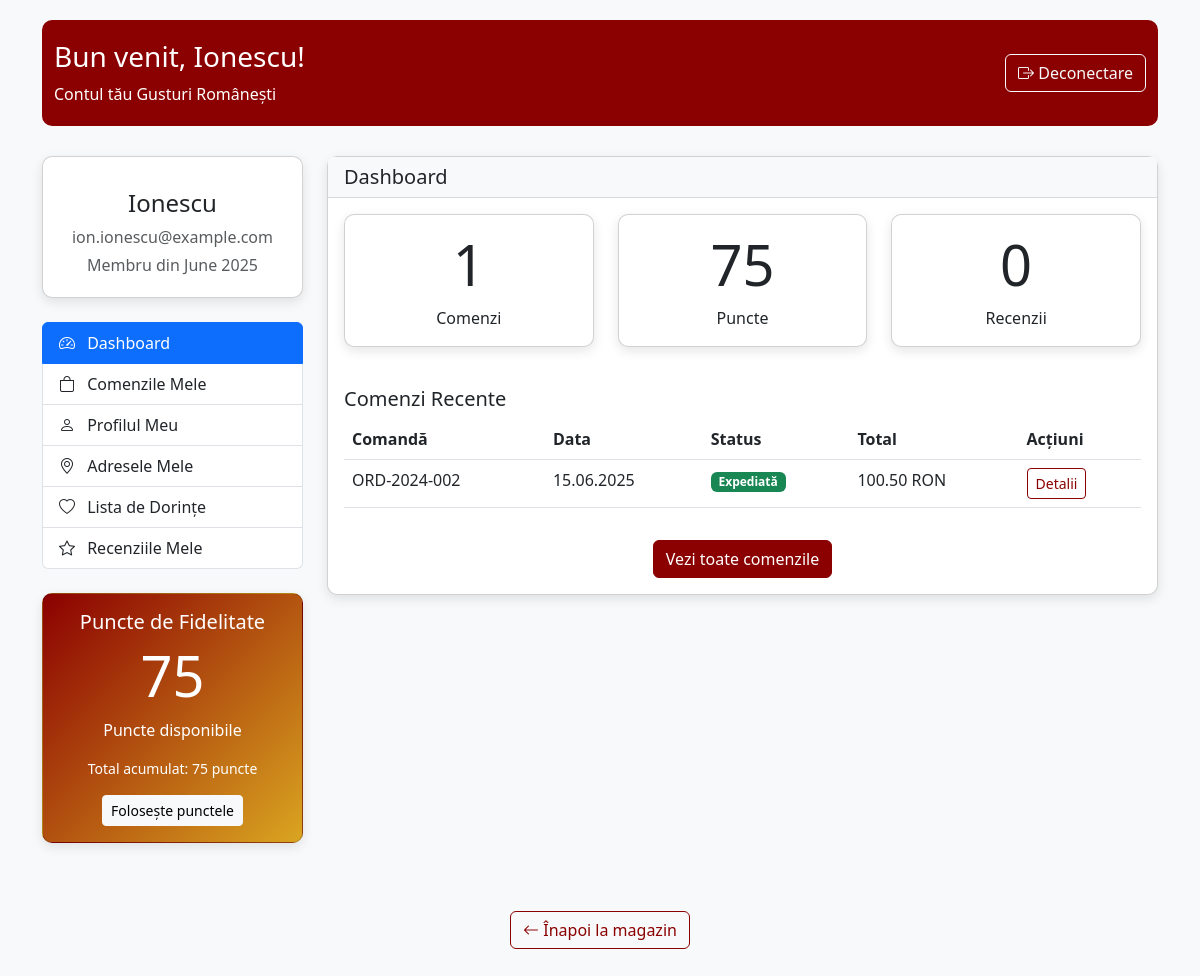
The app's page /auth/account.php (signed in) with its own data.
### tables this page shows
CREATE TABLE utilizatori (
    id INT AUTO_INCREMENT PRIMARY KEY,
    email VARCHAR(100) NOT NULL UNIQUE,
    parola VARCHAR(255) NOT NULL,  
    nume VARCHAR(50) NOT NULL,
    prenume VARCHAR(50) NOT NULL,
    telefon VARCHAR(15),
    adresa TEXT,
    oras VARCHAR(50),
    judet VARCHAR(50),
    cod_postal VARCHAR(10),
    rol ENUM('Client', 'Administrator') NOT NULL DEFAULT 'Client',
    data_inregistrare TIMESTAMP DEFAULT CURRENT_TIMESTAMP,
    ultima_autentificare TIMESTAMP NULL,
    activ BOOLEAN DEFAULT TRUE,
    token_resetare_parola VARCHAR(100) NULL,
    data_expirare_token TIMESTAMP NULL
);

CREATE TABLE puncte_fidelitate (
    id INT AUTO_INCREMENT PRIMARY KEY,
    id_utilizator INT NOT NULL,
    puncte_totale INT NOT NULL DEFAULT 0,
    puncte_folosite INT NOT NULL DEFAULT 0,
    data_actualizare TIMESTAMP DEFAULT CURRENT_TIMESTAMP ON UPDATE CURRENT_TIMESTAMP,
    FOREIGN KEY (id_utilizator) REFERENCES utilizatori(id) ON DELETE CASCADE
);

CREATE TABLE comenzi (
    id INT AUTO_INCREMENT PRIMARY KEY,
    numar_comanda VARCHAR(20) NOT NULL UNIQUE,
    id_utilizator INT NOT NULL,
    status ENUM('Plasată', 'Confirmată', 'În procesare', 'Expediată', 'Livrată', 'Anulată') NOT NULL DEFAULT 'Plasată',
    metoda_plata ENUM('Card', 'Transfer bancar', 'Ramburs') NOT NULL,
    subtotal DECIMAL(10, 2) NOT NULL,
    cost_transport DECIMAL(10, 2) NOT NULL,
    id_voucher INT NULL,
    valoare_reducere DECIMAL(10, 2) DEFAULT 0,
    total DECIMAL(10, 2) NOT NULL,
    adresa_livrare TEXT NOT NULL,
    oras_livrare VARCHAR(50) NOT NULL,
    judet_livrare VARCHAR(50) NOT NULL,
    cod_postal_livrare VARCHAR(10) NOT NULL,
    telefon_livrare VARCHAR(15) NOT NULL,
    email_livrare VARCHAR(100) NOT NULL,
    nume_livrare VARCHAR(100) NOT NULL,
    observatii TEXT,
    data_plasare TIMESTAMP DEFAULT CURRENT_TIMESTAMP,
    data_confirmare TIMESTAMP NULL,
    data_expediere TIMESTAMP NULL,
    data_livrare TIMESTAMP NULL,
    numar_awb VARCHAR(50),
    FOREIGN KEY (id_utilizator) REFERENCES utilizatori(id) ON DELETE RESTRICT,
    FOREIGN KEY (id_voucher) REFERENCES vouchere(id) ON DELETE SET NULL
);

### auth/account.php (the view, shortened to what this page needs)
<?php
$host = "localhost";
$dbname = "proiect_licenta";
$username = "root";
$password = "";
try {
    $conn = new PDO("mysql:host=$host;dbname=$dbname", $username, $password);
    $conn->setAttribute(PDO::ATTR_ERRMODE, PDO::ERRMODE_EXCEPTION);
} catch(PDOException $e) {
    die("Conexiunea la baza de date a eșuat: " . $e->getMessage());
}
$user_id = $_SESSION['user_id'];
$stmt = $conn->prepare("SELECT * FROM utilizatori WHERE id = :id");
$stmt->bindParam(":id", $user_id);
$stmt->execute();
$user = $stmt->fetch(PDO::FETCH_ASSOC);
$orders_stmt = $conn->prepare("
    SELECT o.id, o.numar_comanda, o.data_plasare, o.status, o.total,
           COUNT(op.id) AS numar_produse
    FROM comenzi o
    JOIN comenzi_produse op ON o.id = op.id_comanda
    WHERE o.id_utilizator = :id_utilizator
    GROUP BY o.id
    ORDER BY o.data_plasare DESC
    LIMIT 5
");
$orders_stmt->bindParam(":id_utilizator", $user_id);
$orders_stmt->execute();
$orders = $orders_stmt->fetchAll(PDO::FETCH_ASSOC);
$points_stmt = $conn->prepare("
    SELECT puncte_totale, puncte_folosite,
           (puncte_totale - puncte_folosite) AS puncte_disponibile
    FROM puncte_fidelitate
    WHERE id_utilizator = :id_utilizator
");
$points_stmt->bindParam(":id_utilizator", $user_id);
$points_stmt->execute();
$points = $points_stmt->fetch(PDO::FETCH_ASSOC);
function escape($value) {
    return htmlspecialchars($value, ENT_QUOTES, 'UTF-8');
}
?>
<!DOCTYPE html>
<html lang="ro">
<head>
    <link href="https://cdn.jsdelivr.net/npm/bootstrap@5.3.0/dist/css/bootstrap.min.css" rel="stylesheet">
    <link href="https://cdn.jsdelivr.net/npm/bootstrap-icons@1.10.0/font/bootstrap-icons.css" rel="stylesheet">
</head>
<body>
    <div class="container">
        <div class="account-header">
            <div class="container">
                <div class="d-flex justify-content-between align-items-center">
                    <div>
                        <h1 class="h3">Bun venit, <?php echo escape($user['nume']); ?>!</h1>
                        <p class="mb-0">Contul tău Gusturi Românești</p>
                    </div>
                    <div>
                        <a href="logout.php" class="btn btn-outline-light">
                            <i class="bi bi-box-arrow-right"></i> Deconectare
                        </a>
                    </div>
                </div>
            </div>
        </div>
        <div class="row">
            <div class="col-md-3 mb-4">
                <div class="card">
                    <div class="card-body">
                        <div class="d-flex flex-column align-items-center text-center">
                            <div class="mt-3">
                                <h4><?php echo escape($user['nume']); ?></h4>
                                <p class="text-muted mb-1"><?php echo escape($user['email']); ?></p>
                                <p class="text-muted mb-1">Membru din <?php echo date('F Y', strtotime($user['data_inregistrare'])); ?></p>
                            </div>
                        </div>
                    </div>
                </div>
                <div class="list-group mt-4">
                    <a href="#dashboard" class="list-group-item list-group-item-action active" data-bs-toggle="list">
                        <i class="bi bi-speedometer2 me-2"></i> Dashboard
                    </a>
                    <a href="#orders" class="list-group-item list-group-item-action" data-bs-toggle="list">
                        <i class="bi bi-bag me-2"></i> Comenzile Mele
                    </a>
                    <a href="#profile" class="list-group-item list-group-item-action" data-bs-toggle="list">
                        <i class="bi bi-person me-2"></i> Profilul Meu
                    </a>
                    <a href="#addresses" class="list-group-item list-group-item-action" data-bs-toggle="list">
                        <i class="bi bi-geo-alt me-2"></i> Adresele Mele
                    </a>
                    <a href="#wishlist" class="list-group-item list-group-item-action" data-bs-toggle="list">
                        <i class="bi bi-heart me-2"></i> Lista de Dorințe
                    </a>
                    <a href="#reviews" class="list-group-item list-group-item-action" data-bs-toggle="list">
                        <i class="bi bi-star me-2"></i> Recenziile Mele
                    </a>
                </div>
                <div class="card mt-4 loyalty-card">
                    <div class="card-body text-center">
                        <h5 class="card-title">Puncte de Fidelitate</h5>
                        <h2 class="display-4"><?php echo $points['puncte_disponibile']; ?></h2>
                        <p class="card-text">Puncte disponibile</p>
                        <p class="card-text small">Total acumulat: <?php echo $points['puncte_totale']; ?> puncte</p>
                        <a href="#" class="btn btn-light btn-sm">Folosește punctele</a>
                    </div>
                </div>
            </div>
            <div class="col-md-9">
                <div class="tab-content">
                    <div class="tab-pane fade show active" id="dashboard">
                        <div class="card">
                            <div class="card-header">
                                <h5 class="mb-0">Dashboard</h5>
                            </div>
                            <div class="card-body">
                                <div class="row">
                                    <div class="col-md-4">
                                        <div class="card text-center mb-3">
                                            <div class="card-body">
                                                <h1 class="display-4"><?php echo count($orders); ?></h1>
                                                <p class="card-text">Comenzi</p>
                                            </div>
                                        </div>
                                    </div>
                                    <div class="col-md-4">
                                        <div class="card text-center mb-3">
                                            <div class="card-body">
                                                <h1 class="display-4"><?php echo $points['puncte_disponibile']; ?></h1>
                                                <p class="card-text">Puncte</p>
                                            </div>
                                        </div>
                                    </div>
                                    <div class="col-md-4">
                                        <div class="card text-center mb-3">
                                            <div class="card-body">
                                                <h1 class="display-4">0</h1>
                                                <p class="card-text">Recenzii</p>
                                            </div>
                                        </div>
                                    </div>
                                </div>
                                <h5 class="mt-4">Comenzi Recente</h5>
                                <?php if (count($orders) > 0): ?>
                                    <div class="table-responsive">
                                        <table class="table table-hover">
                                            <thead>
                                                <tr>
                                                    <th>Comandă</th>
                                                    <th>Data</th>
                                                    <th>Status</th>
                                                    <th>Total</th>
                                                    <th>Acțiuni</th>
                                                </tr>
                                            </thead>
                                            <tbody>
                                                <?php foreach ($orders as $order): ?>
                                                    <tr>
                                                        <td><?php echo escape($order['numar_comanda']); ?></td>
                                                        <td><?php echo date('d.m.Y', strtotime($order['data_plasare'])); ?></td>
                                                        <td>
                                                            <?php
                                                                $status_class = '';
                                                                switch($order['status']) {
                                                                    case 'Expediată': $status_class = 'bg-success'; break;
                                                                }
                                                            ?>
                                                            <span class="badge <?php echo $status_class; ?>"><?php echo escape($order['status']); ?></span>
                                                        </td>
                                                        <td><?php echo number_format($order['total'], 2); ?> RON</td>
                                                        <td>
                                                            <a href="#" class="btn btn-sm btn-outline-primary">Detalii</a>
                                                        </td>
                                                    </tr>
                                                <?php endforeach; ?>
                                            </tbody>
                                        </table>
                                    </div>
                                <?php else: ?>
                                    <div class="alert alert-info">
                                        Nu ai plasat încă nicio comandă.
                                    </div>
                                <?php endif; ?>
                                <div class="text-center mt-3">
                                    <a href="#orders" class="btn btn-primary" data-bs-toggle="list">Vezi toate comenzile</a>
                                </div>
                            </div>
                        </div>
                    </div>
                </div>
            </div>
        </div>
        <div class="text-center mt-4">
            <a href="../index.html" class="btn btn-outline-primary">
                <i class="bi bi-arrow-left"></i> Înapoi la magazin
            </a>
        </div>
    </div>
</body>
</html>

### auth/account.php (style rules this page uses)
body { background-color: #f8f9fa; padding-top: 20px; padding-bottom: 40px; }
.account-header { background-color: #8B0000; color: white; padding: 20px 0; margin-bottom: 30px; border-radius: 10px; }
.card { border-radius: 10px; box-shadow: 0 0.25rem 0.75rem rgba(0, 0, 0, 0.1); margin-bottom: 20px; }
.card-header { background-color: #f8f9fa; border-bottom: 1px solid rgba(0,0,0,0.125); font-weight: 600; }
.btn-primary { background-color: #8B0000; border-color: #8B0000; }
.btn-outline-primary { color: #8B0000; border-color: #8B0000; }
.loyalty-card { background: linear-gradient(135deg, #8B0000, #DAA520); color: white; }

### records on screen
utilizatori: nume "Ionescu", email "ion.ionescu@example.com", data_inregistrare "June 2025"
puncte_fidelitate: puncte_totale "75"
comenzi: numar_comanda "ORD-2024-002", data_plasare "15.06.2025", status "Expediată", total "100.50"

### other values on screen
$points['puncte_disponibile'] "75"
count($orders) "1"
